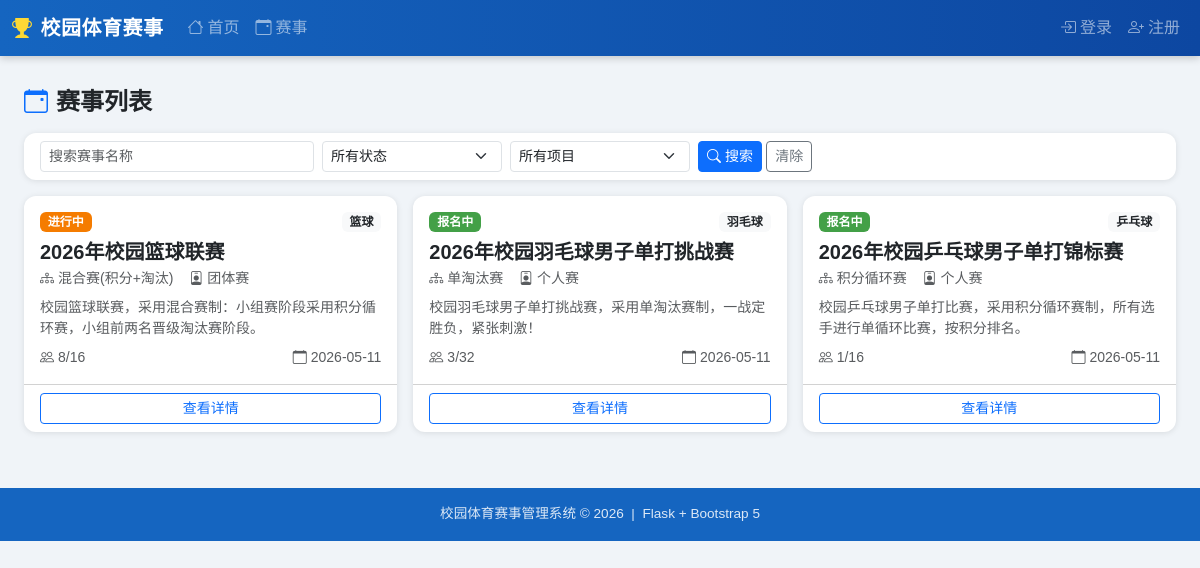
The app's page /competition/ with its own data.
### app/models.py (models this page shows, shortened)
class Competition(db.Model):
    __tablename__ = 'competitions'
    id           = db.Column(db.Integer, primary_key=True)
    name         = db.Column(db.String(128), nullable=False)
    sport_type   = db.Column(db.String(64))          # 篮球/足球/田径/…
    comp_type    = db.Column(db.String(20), default='individual')
    format       = db.Column(db.String(20), default='round_robin')
    description  = db.Column(db.Text)
    rules        = db.Column(db.Text)
    venue        = db.Column(db.String(128))
    max_teams    = db.Column(db.Integer, default=16)
    team_size    = db.Column(db.Integer, default=1)  # 团体赛每队人数
    win_points   = db.Column(db.Integer, default=3)
    draw_points  = db.Column(db.Integer, default=1)
    loss_points  = db.Column(db.Integer, default=0)
    top_advance  = db.Column(db.Integer, default=8)
    status       = db.Column(db.String(20), default='draft')
    reg_start    = db.Column(db.DateTime)
    reg_end      = db.Column(db.DateTime)
    start_date   = db.Column(db.DateTime)
    end_date     = db.Column(db.DateTime)
    created_by   = db.Column(db.Integer, db.ForeignKey('users.id'))
    created_at   = db.Column(db.DateTime, default=datetime.utcnow)
    creator       = db.relationship('User', foreign_keys=[created_by])
    registrations = db.relationship('Registration', backref='competition', lazy='dynamic',
                                    cascade='all, delete-orphan')
    groups        = db.relationship('Group', backref='competition', lazy='dynamic',
                                    cascade='all, delete-orphan')
    matches       = db.relationship('Match', backref='competition', lazy='dynamic',
                                    cascade='all, delete-orphan')
    @property
    def status_label(self):
        labels = {'draft':'草稿','open':'报名中','ongoing':'进行中',
                  'finished':'已结束','cancelled':'已取消'}
        return labels.get(self.status, self.status)
    @property
    def format_label(self):
        labels = {'round_robin':'积分循环赛','knockout':'单淘汰赛','hybrid':'混合赛(积分+淘汰)'}
        return labels.get(self.format, self.format)

### app/blueprints/competition.py (the view)
@comp_bp.route('/')
def list_comps():
    status = request.args.get('status', '')
    sport  = request.args.get('sport', '')
    q      = request.args.get('q', '')
    query  = Competition.query
    if status:
        query = query.filter_by(status=status)
    if sport:
        query = query.filter_by(sport_type=sport)
    if q:
        query = query.filter(Competition.name.contains(q))
    comps = query.order_by(Competition.created_at.desc()).all()
    sport_types = db.session.query(Competition.sport_type).distinct().all()
    sport_types = [s[0] for s in sport_types if s[0]]
    return render_template('competition/list.html', comps=comps,
                           sport_types=sport_types, status=status,
                           sport=sport, q=q)

### app/templates/competition/list.html (shortened to what this page needs)
{% extends "base.html" %}
{% block content %}
<div class="d-flex justify-content-between align-items-center mb-3">
  <h4 class="fw-bold mb-0"><i class="bi bi-calendar-event me-2 text-primary"></i>赛事列表</h4>
</div>
<div class="card mb-3">
  <div class="card-body py-2">
    <form class="row g-2" method="get">
      <div class="col-md-3">
        <input type="text" name="q" class="form-control form-control-sm" placeholder="搜索赛事名称" value="{{ q }}">
      </div>
      <div class="col-md-2">
        <select name="status" class="form-select form-select-sm">
          <option value="">所有状态</option>
        </select>
      </div>
      <div class="col-md-2">
        <select name="sport" class="form-select form-select-sm">
          <option value="">所有项目</option>
        </select>
      </div>
      <div class="col-auto">
        <button class="btn btn-sm btn-primary" type="submit"><i class="bi bi-search"></i> 搜索</button>
        <a href="{{ url_for('competition.list_comps') }}" class="btn btn-sm btn-outline-secondary">清除</a>
      </div>
    </form>
  </div>
</div>
{% if comps %}
<div class="row g-3">
  {% for c in comps %}
  <div class="col-md-6 col-lg-4">
    <div class="card h-100">
      <div class="card-body">
        <div class="d-flex justify-content-between mb-2">
          <span class="badge text-white badge-{{ c.status }}">{{ c.status_label }}</span>
          <span class="badge bg-light text-dark">{{ c.sport_type or '综合' }}</span>
        </div>
        <h5 class="fw-bold mb-1">
          <a href="{{ url_for('competition.detail', cid=c.id) }}" class="text-decoration-none text-dark">
            {{ c.name }}
          </a>
        </h5>
        <div class="small text-muted mb-2">
          <i class="bi bi-diagram-3 me-1"></i>{{ c.format_label }}&nbsp;
          <i class="bi bi-person-badge me-1 ms-2"></i>{{ {'individual':'个人赛','team':'团体赛','mixed':'混合'}.get(c.comp_type, c.comp_type) }}
        </div>
        {% if c.description %}
        <p class="small text-muted mb-2" style="display:-webkit-box;-webkit-line-clamp:2;-webkit-box-orient:vertical;overflow:hidden">
          {{ c.description }}
        </p>
        {% endif %}
        <div class="d-flex justify-content-between small text-muted">
          <span><i class="bi bi-people me-1"></i>{{ c.registrations.filter_by(status='approved').count() }}/{{ c.max_teams }}</span>
          {% if c.start_date %}<span><i class="bi bi-calendar me-1"></i>{{ c.start_date.strftime('%Y-%m-%d') }}</span>{% endif %}
        </div>
      </div>
      <div class="card-footer bg-transparent d-flex gap-2">
        <a href="{{ url_for('competition.detail', cid=c.id) }}" class="btn btn-sm btn-outline-primary flex-fill">查看详情</a>
      </div>
    </div>
  </div>
  {% endfor %}
</div>
{% else %}
<div class="text-center text-muted py-5">
  <i class="bi bi-calendar-x" style="font-size:4rem"></i>
  <h5 class="mt-2">暂无赛事</h5>
</div>
{% endif %}
{% endblock %}

### app/templates/base.html (style rules this page uses)
:root { --primary: #1565c0; --accent: #f57c00; --sidebar-width: 220px; }
body { background: #f0f4f8; font-family: 'Microsoft YaHei', sans-serif; }
.card { border: none; box-shadow: 0 1px 6px rgba(0,0,0,.1); border-radius: 12px; }
.badge-open { background:#43a047; }
.badge-ongoing { background:#f57c00; }

### records on screen
Competition: status_label "进行中", sport_type "篮球", name "2026年校园篮球联赛", format_label "混合赛(积分+淘汰)", comp_type "团体赛", description "校园篮球联赛，采用混合赛制：小组赛阶段采用积分循环赛，小组前两名晋级淘汰赛阶段。", registrations.filter_by "8", max_teams "16", start_date "2026-05-11"
Competition: status_label "报名中", sport_type "羽毛球", name "2026年校园羽毛球男子单打挑战赛", format_label "单淘汰赛", comp_type "个人赛", description "校园羽毛球男子单打挑战赛，采用单淘汰赛制，一战定胜负，紧张刺激！", registrations.filter_by "3", max_teams "32", start_date "2026-05-11"
Competition: status_label "报名中", sport_type "乒乓球", name "2026年校园乒乓球男子单打锦标赛", format_label "积分循环赛", comp_type "个人赛", description "校园乒乓球男子单打比赛，采用积分循环赛制，所有选手进行单循环比赛，按积分排名。", registrations.filter_by "1", max_teams "16", start_date "2026-05-11"
